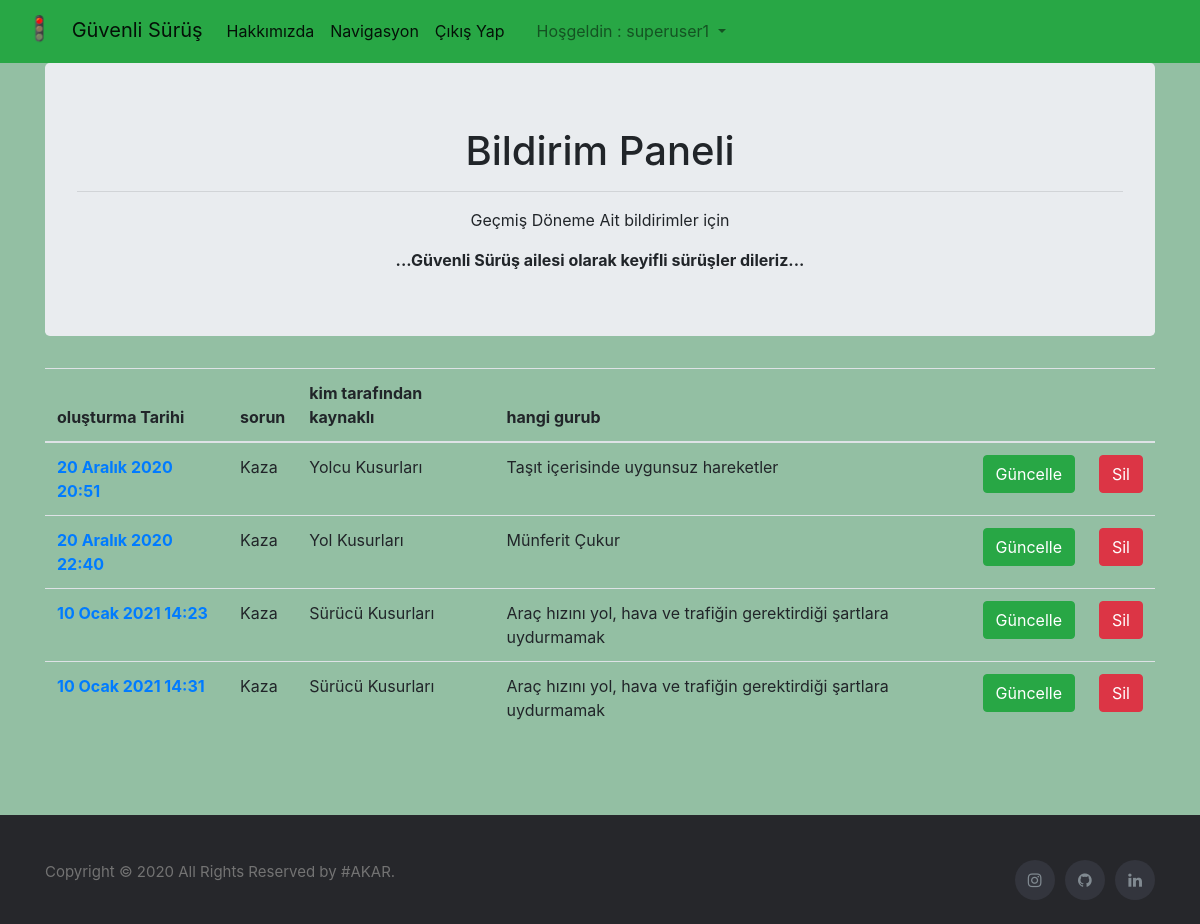
Page /anket/anketislem/ (signed in) on the earlier database version.
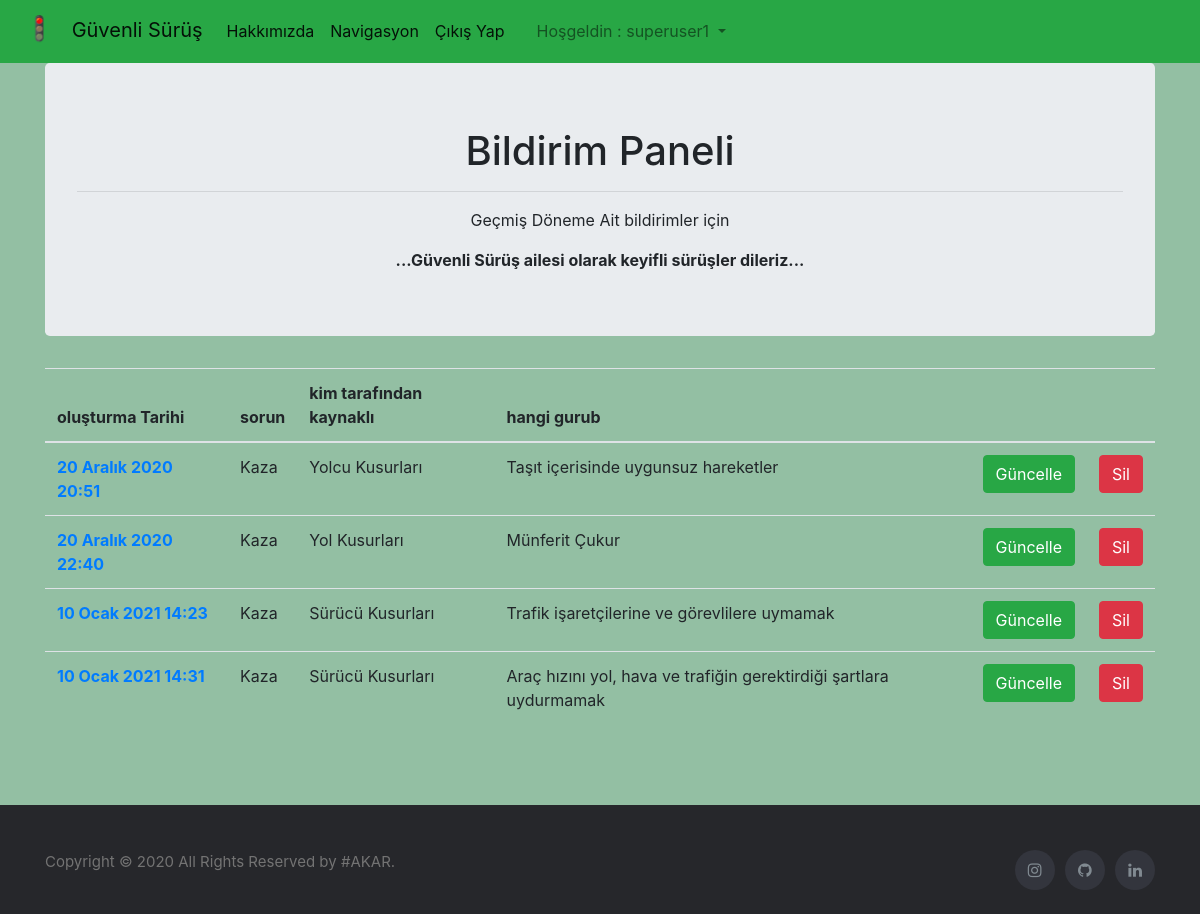
Same page on the later database version.
### anket/models.py (models this page shows)
class Anket(models.Model):    #anket tablom
    author = models.ForeignKey("auth.user",on_delete=models.CASCADE,verbose_name="Kayıdı oluşturan")   # kimin yazacagını userdaki foreing ile  tutacaz
    enlem  = models.FloatField()
    boylam = models.FloatField()
    sorun  = models.CharField(max_length=200)
    ana_unsur = models.CharField(max_length=200 ,verbose_name="Sorun Kim Tarafından Kaynaklı",blank=False) # belediye / kullanıcılar / doğal problemler vs
    benzerlik = models.CharField(max_length=200, verbose_name="Hangi Guruba Dahil",blank=False ) # belediyenin alt yapılandırması mesela trafik işaretçilerimi yoksa asvaltmı vs
    alinabilecek_onlem = models.TextField( verbose_name="Sorun ve Çözüm İçin Tavsiyeler (opsiyonel)" ,blank=True )
    tarih = models.DateTimeField(default=now, editable=False)

### anket/views.py (the view)
# urls.py: path('anketislem/',anketislem),
@login_required(login_url="/user/giris")
def anketislem(request):
    newAnket=Anket.objects.filter(author=request.user)
    return render (request,"anketislem.html",{"newAnket":newAnket})

### templates/anketislem.html (shortened to what this page needs)
{% extends "common/layout.html" %}
{% block content %}
<div class="container">
  <div class="jumbotron text-center">
    <h1>Bildirim Paneli</h1>
    <hr>
    <p>Geçmiş Döneme Ait bildirimler için</p>
    <strong>...Güvenli Sürüş ailesi olarak keyifli sürüşler dileriz...</strong>
  </div>
{% if newAnket %}
 <table class="table" style="width: 100%;">
  <thead>
    <tr>
      <th scope="col">oluşturma Tarihi</th>
      <th scope="col">sorun</th>
      <th scope="col">kim tarafından kaynaklı</th>
      <th scope="col">hangi gurub</th>
      <th scope="col"></th>
      <th scope="col"></th>
    </tr>
  </thead>
  <tbody>
     {% for Anket in newAnket %}
     <tr>
      <th scope="row"><a href="/anket/detay/{{Anket.id}}"> {{Anket.tarih}}</a></th>
      <td>{{Anket.sorun}}</td>
      <td>{{Anket.ana_unsur}}</td>
      <td>{{Anket.benzerlik}}</td>
      <td><a href="/anket/guncelle/{{Anket.id}}" class="btn btn-success"> Güncelle</a></td>
      <td><a href="/anket/sil/{{Anket.id}}" class="btn btn-danger"> Sil</a></td>
    </tr>
     {% endfor %}
</table>
{% else %}
<div class="alert alert-danger"> Henüz bir bildiriminiz yok</div>
{% endif %}
</div>
<br>
{% endblock %}

Differences in the rows shown:
changed Anket: benzerlik "Araç hızını yol, hava ve trafiğin gerektirdiği şartlara uydurmamak" → "Trafik işaretçilerine ve görevlilere uymamak"
